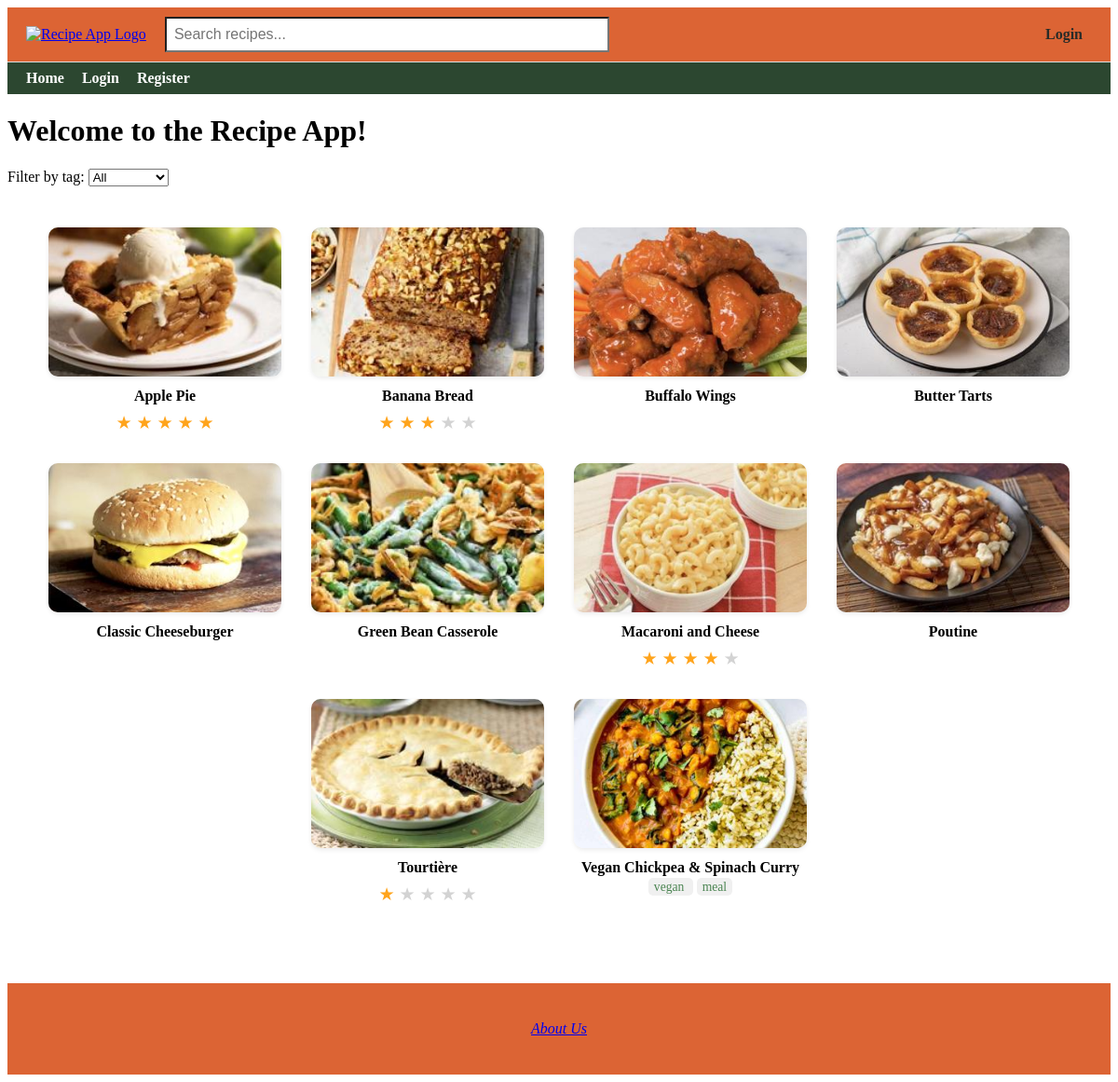
Before: / with the older database file.
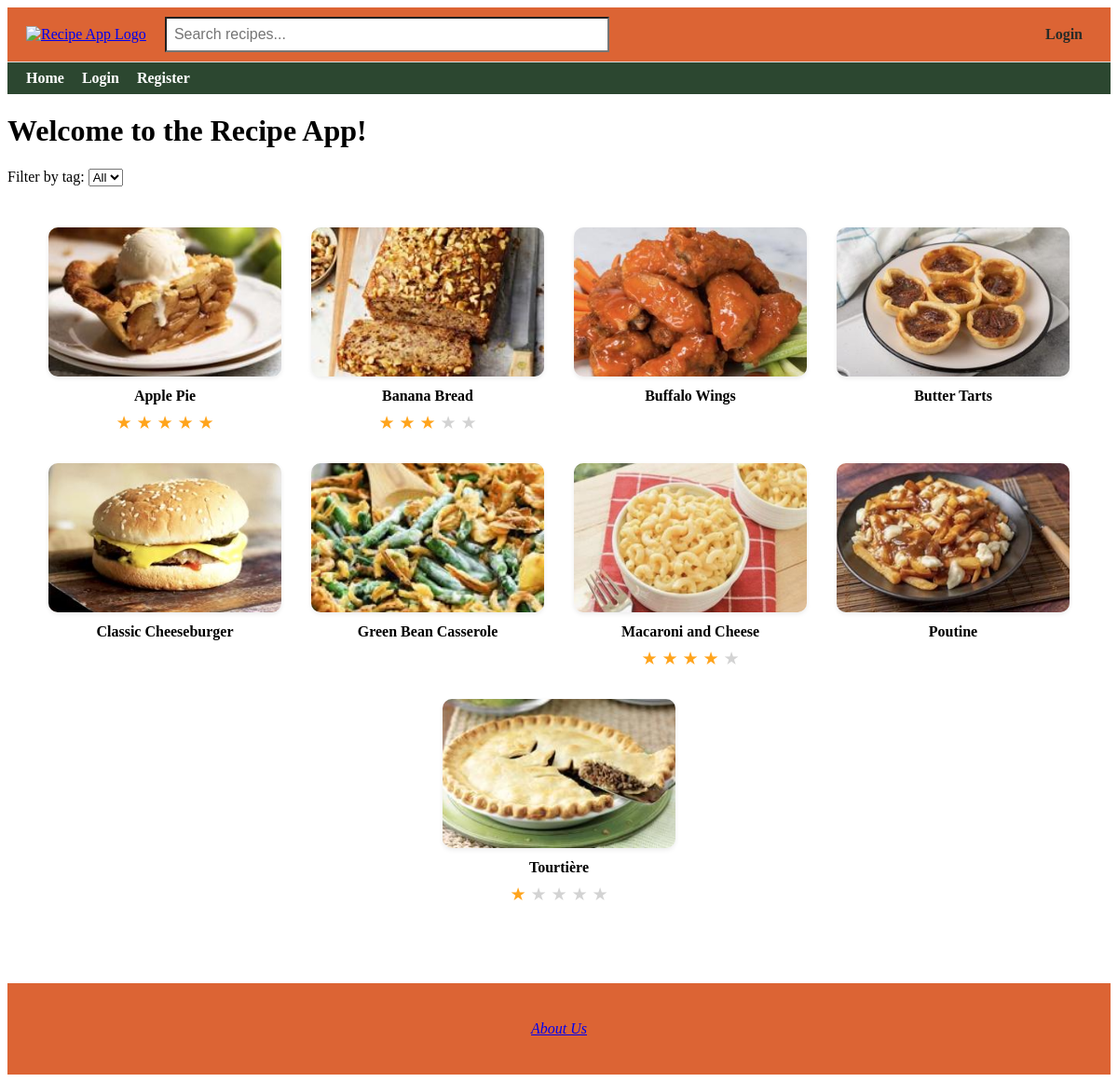
After: the same page with the newer database file.
### app/models.py (models this page shows)
class Recipe(db.Model):
    id = db.Column(db.Integer, primary_key=True)
    title = db.Column(db.String(100), nullable=False)
    description = db.Column(db.Text, nullable=False)
    ingredients = db.Column(db.Text, nullable=True)
    instructions = db.Column(db.Text, nullable=True)
    image_filename = db.Column(db.String(120), nullable=True)
    created = db.Column(db.DateTime, default=get_local_time)
    user_id = db.Column(db.Integer, db.ForeignKey('user.id'), nullable=False)
    rating_sum = db.Column(db.Integer, default=0)
    rating_count = db.Column(db.Integer, default=0)
    user = db.relationship('User', backref=db.backref('user_recipes', lazy=True), overlaps="author,recipes")
    comments = db.relationship('Comment', backref=db.backref('recipe', lazy=True)) #Relationship to comments (one-to-many)
    tags = db.relationship(
        'Tag',
        secondary=recipe_tags,
        backref=db.backref('recipes', lazy='dynamic'),
        lazy='dynamic'
    )
    @property
    def average_rating(self):
        if not self.rating_count or not self.rating_sum:
            return None
        return round(self.rating_sum / self.rating_count, 1)

class Tag(db.Model):
    id = db.Column(db.Integer, primary_key=True)
    name = db.Column(db.String(32), unique=True, nullable=False)

### app/routes.py (the view)
@app.route('/', methods=['GET'])
def home():
    selected_tag = request.args.get('tag')
    tags = Tag.query.all()
    if selected_tag:
        recipes = Recipe.query.join(Recipe.tags).filter(Tag.name == selected_tag).all()
    else:
        recipes = Recipe.query.order_by(Recipe.title.asc()).all()
    return render_template('home.html', recipes=recipes, tags=tags, selected_tag=selected_tag)

### app/routes.py (called while the page is built)
@app.context_processor
def inject_user():
    return dict(current_user=current_user)

### app/templates/home.html (shortened to what this page needs)
{% extends "base.html" %}
{% block content %}
<h1>Welcome to the Recipe App!</h1>
<form method="GET" action="{{ url_for('home') }}" style="margin: 20px 0;">
    <label for="tag">Filter by tag:</label>
    <select name="tag" id="tag" onchange="this.form.submit()">
        <option value="">All</option>
    </select>
</form>
{% set colors = ['#FF6B6B', '#6BCB77', '#4D96FF', '#FFC75F', '#F9F871', '#A393EB', '#FF9671', '#00C9A7', '#D65DB1', '#845EC2'] %}
<div class="recipe-grid">
    {% for recipe in recipes %}
        {% set has_image = recipe.image_filename is not none %}
        {% set color = colors[recipe.id % colors|length] %}
        {% set bg_color = (not has_image) and color or 'transparent' %}
        <a href="{{ url_for('recipe_details', id=recipe.id) }}"
           class="recipe-card {% if has_image %}has-image{% endif %}">
            <div class="recipe-card-box" style="{% if not has_image %}background-color: {{ color }};{% endif %}">
                {% if has_image %}
                    <img src="{{ url_for('static', filename='uploads/' + recipe.image_filename) }}"
                         alt="{{ recipe.title }}">
                {% endif %}
            </div>
            <div class="recipe-title">{{ recipe.title }}</div>
                {% if recipe.tags %}
                    <div style="font-size: 0.85em; color: #4A8451; text-align: center; margin-top: 4px;">
                        {% for tag in recipe.tags %}
                            <span style="background-color: #f0f0f0; padding: 2px 6px; border-radius: 5px; margin: 0 2px;">
                                {{ tag.name }}
                            </span>
                        {% endfor %}
                    </div>
                 {% endif %}
            {% if recipe.average_rating %}
            <div class="stars">
                {% for i in range(1, 6) %}
                    {% if recipe.average_rating >= i %}
                        ★
                    {% elif recipe.average_rating > i - 1 %}
                        <span style="position: relative; display: inline-block;">
                            <span style="color: #FFA41C;">★</span>
                            <span style="position: absolute; left: 0; color: lightgray; width: 50%; overflow: hidden;">★</span>
                        </span>
                    {% else %}
                        <span style="color: lightgray;">★</span>
                    {% endif %}
                {% endfor %}
            </div>
            {% endif %}
        </a>
    {% endfor %}
</div>
{% endblock %}

### app/templates/base.html (shortened to what this page needs)
<!DOCTYPE html>
<html lang="en">
<head>
</head>
<body>
    <div class="top-navbar">
        <div class="logo">
            <a href="{{ url_for('home') }}">
                <img src="{{ url_for('static', filename='spartan.png') }}" alt="Recipe App Logo">
            </a>
        </div>
        <div class="search-bar">
            <form action="{{ url_for('visitor_recipes') }}" method="get">
                <input type="text" name="q" placeholder="Search recipes...">
            </form>
        </div>
        <div class="login-link">
            {% if current_user.is_authenticated %}
                <div class="dropdown">
                    <button class="dropdown-toggle">{{ current_user.username }} ▼</button>
                    <div class="dropdown-content">
                        <a href="{{ url_for('public_profile', user_id=current_user.id) }}">Profile</a>
                        <a href="{{ url_for('view_profile') }}">Settings</a>
                        <a href="{{ url_for('logout') }}">Logout</a>
                    </div>
                </div>
            {% elif session.get('visitor_email') %}
                <a href="{{ url_for('logout') }}">Exit Visitor Mode</a>
            {% else %}
                <a href="{{ url_for('login') }}">Login</a>
            {% endif %}
        </div>
    </div>
    <div class="bottom-navbar">
    <a href="{{ url_for('home') }}" {% if request.endpoint == 'home' %}class="active"{% endif %}>Home</a>
    {% if current_user.is_authenticated %}
        <a href="{{ url_for('recipes') }}" {% if request.endpoint == 'recipes' %}class="active"{% endif %}>My Recipes</a>
        <a href="{{ url_for('view_favorites') }}" {% if request.endpoint == 'view_favorites' %}class="active"{% endif %}>Favorites</a>
        <a href="{{ url_for('make_recipe') }}" {% if request.endpoint == 'make_recipe' %}class="active"{% endif %}>Make Recipe</a>
        <a href="{{ url_for('logout') }}">Logout</a>
    {% elif session.get('visitor_email') %}
        <a href="{{ url_for('visitor_recipes') }}" {% if request.endpoint == 'visitor_recipes' %}class="active"{% endif %}>Visitor Recipes</a>
        <a href="{{ url_for('logout') }}">Exit Visitor Mode</a>
    {% else %}
        <a href="{{ url_for('login') }}" {% if request.endpoint == 'login' %}class="active"{% endif %}>Login</a>
        <a href="{{ url_for('register') }}" {% if request.endpoint == 'register' %}class="active"{% endif %}>Register</a>
    {% endif %}
    </div>
    {% block content %}{% endblock %}
    <footer>
    <a href="{{ url_for('about_us') }}">About Us</a>
</footer>
</body>
</html>

### app/templates/base.html (style rules this page uses)
.top-navbar { display: flex; align-items: center; justify-content: space-between; padding: 10px 20px; background-color: #dc6434; border-bottom: 1px solid #ddd; }
.top-navbar .logo img { height: 50px; }
.top-navbar .search-bar { flex: 1; margin: 0 20px; }
.top-navbar .search-bar input[type="text"] { width: 50%; padding: 8px; font-size: 16px; background-color: #ffffff }
.top-navbar .login-link a { margin-left: 10px; margin-right: 10px; font-weight: bold; text-decoration: none; color: #282B28; transition: color 0.2s ease; }
.bottom-navbar { background-color: #2c4730; padding: 8px 20px; }
.bottom-navbar a { margin-right: 15px; text-decoration: none; font-weight: bold; color: #ffffff; }
footer { margin-top: 60px; padding: 40px 20px; text-align: center; background-color: #dc6434; color: #fbdb92; font-style: italic; }

### app/templates/home.html (style rules this page uses)
.recipe-grid { display: flex; flex-wrap: wrap; justify-content: center; gap: 32px; padding: 24px; max-width: 1200px; margin: 0 auto; }
.recipe-card { width: 250px; text-decoration: none; color: inherit; display: flex; flex-direction: column; align-items: center; }
.recipe-card-box { width: 100%; height: 160px; border-radius: 10px; overflow: hidden; box-shadow: 0 2px 5px rgba(0, 0, 0, 0.08); transition: transform 0.2s ease, box-shadow 0.2s ease; }
.recipe-card img { width: 100%; height: 100%; object-fit: cover; display: block; }
.recipe-title { margin-top: 12px; font-weight: bold; font-size: 1em; text-align: center; }
.stars { color: #FFA41C; font-size: 1.2em; margin-top: 4px; }

Changed rows visible on the page:
removed Recipe: image_filename (picture), title "Vegan Chickpea & Spinach Curry"
removed Tag: name "vegan"
removed Tag: name "meal"
